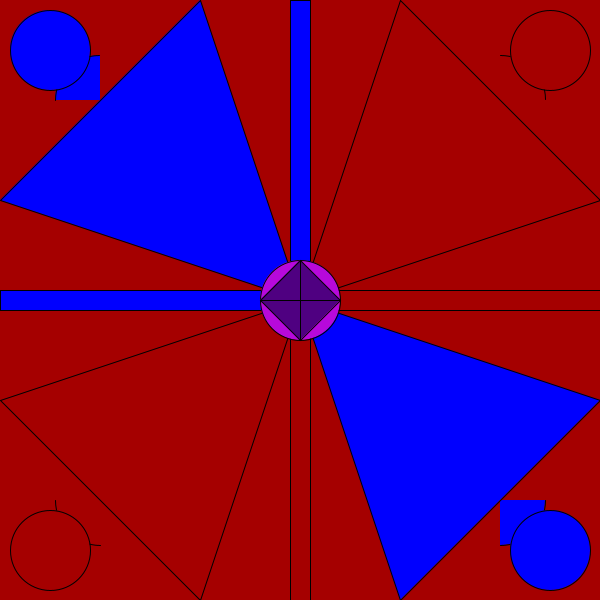
Frame 1 (no input)
Frame 60 (the mouse pressed at the canvas centre just before this capture): identical to frame 1, image omitted
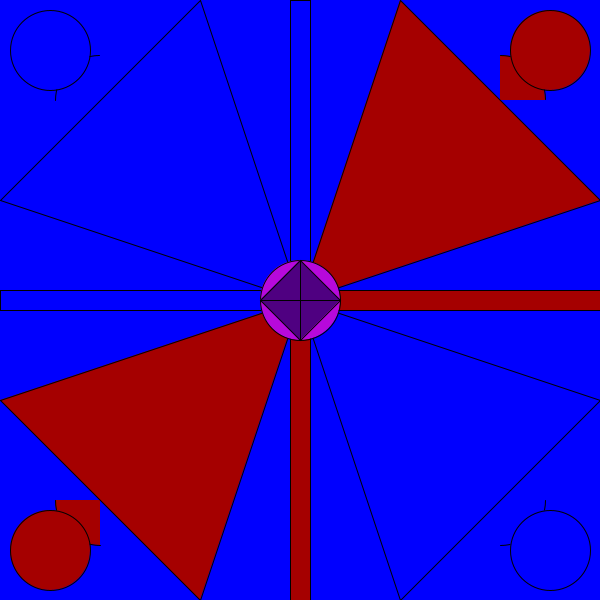
Frame 120 (the mouse held since frame 60 and released just before this capture)

The Processing sketch that drew these frames (run headless with seeded random() and noise(); from frame 60 on, the mouse is pressed at the canvas centre):

// Processing sketch: processing_143678
// ── processing_143678.pde

color c1 = color(165,0,0), c2 = color(0,0,255), current;
void setup() { 
current = c1;
size(600,600);}
void draw() { 
background(current);
fill(165,0,0);
arc(500,100,90,90,PI+HALF_PI,TWO_PI);
arc(100,500,90,90,HALF_PI,PI);
rect(290,300,20,300);
fill(0,0,255);
arc(100,100,90,90,PI,PI+HALF_PI);
arc(500,500,90,90,0,HALF_PI);
rect(290,0,20,300);
fill(0,0,255);
rect(0,290,300,20);
fill(165,0,0);
rect(300,290,300,20);
triangle(0,400,300,300,200,600);
fill(0,0,255);
triangle(600,400,300,300,400,600);
fill(165,0,0);
triangle(400,0,300,300,600,200);
ellipse(550,50,80,80);
ellipse(50,550,80,80);
fill(0,0,255);
triangle(0,200,300,300,200,0);
ellipse(50,50,80,80);
ellipse(550,550,80,80);
fill(183,9,219);
ellipse(300,300,80,80);
fill(79,0,129);
quad(260,300,300,260,340,300,300,340);
line(260,300,340,300);
line(300,260,300,340);
}
void mousePressed() { if(current==c1) { current = c2; } else { current = c1; }}
// to get the background to change colors with the left click I used code from an outside source when looking for how to color the background.
